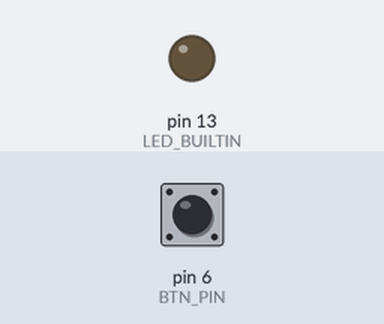
This sketch was run on a simulated Arduino Mega 2560, built with avr-gcc and run on an emulated ATmega2560. Shown: output pins drawn as LEDs (lit = HIGH). The test bench sets the inputs (shaded band); at power-on: pin 6 (BTN_PIN) LOW.

Above: at 1.2 s.
1.3 s: pin 6 (BTN_PIN) pulled HIGH for 0.15 s
Timing chart, 0 to 4.3 s (numbered marks = the images above; inputs shaded):
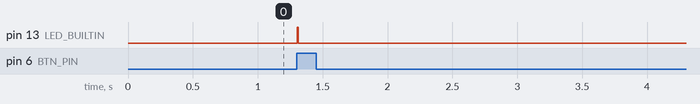

Measured:
- after the input at 1.3 s, pin 13 (LED_BUILTIN): LOW → HIGH at once, → LOW 0.01 s later

The sketch:

clock2midi.ino
```cpp
#include <Bounce.h>

/* MIDI CONSTANTS */
#define MIDI_BAUD 31250
#define MIDI_CLOCKS_PER_BEAT 24
#define MIDI_MSG_START 0xFA
#define MIDI_MSG_CONTINUE 0xFB
#define MIDI_MSG_STOP 0xFC
#define MIDI_MSG_CLOCK 0xF8

/* PIN CONFIGS */
#define MIDI Serial1
#define CLOCK_IN_PIN 5
#define BTN_PIN 6
#define DEBOUNCE_TIME_MS 5
Bounce btn = Bounce(BTN_PIN, DEBOUNCE_TIME_MS);

//#define DEBUG 1

/* STATE */
// is the output disabled by the toggle button
#define STATE_DISABLED 0
#define STATE_ENABLING 2
#define STATE_ENABLED 1
volatile size_t state = STATE_DISABLED;
// is the clock input sending pulses
volatile bool triggering = false;
// how many clocks do we have left to send this beat
size_t ticksRemaining;

void setup()
{
  MIDI.begin(MIDI_BAUD);
#ifdef DEBUG
  Serial.begin(115200);
#endif

  pinMode(LED_BUILTIN, OUTPUT);
  pinMode(BTN_PIN, INPUT);
  pinMode(CLOCK_IN_PIN, INPUT);

  noInterrupts();
  configureTimer1();
  configureTimer3();
  // Turn on interrupt for clock signal
  attachInterrupt(digitalPinToInterrupt(CLOCK_IN_PIN), onClock, RISING);
  interrupts();
}

void loop()
{
  btn.update();
  if (btn.risingEdge())
  {
    switch (state)
    {
      case STATE_DISABLED:
        // request to turn on on the next clock
        state = STATE_ENABLING;
        // turn the LED on to indicate something changed
        ledOn();
        break;
      case STATE_ENABLING:
        // cancel enabling
        state = STATE_DISABLED;
        ledOff();
        break;
      case STATE_ENABLED:
        // stop immediately
        state = STATE_DISABLED;
        midiStop();
        ledOff();
        break;
    }
  }

#ifdef DEBUG
  Serial.print(TCNT1);
  Serial.print("\t");
  Serial.print(TCNT3);
  Serial.print("\t");
  Serial.print(triggering ? 5000 : 0);
  Serial.print("\t");
  Serial.print(state * 3000);
  Serial.print("\t");
  Serial.println(state == STATE_ENABLED ? ticksRemaining * 1000 : 0);
  delay(10);
#endif
}

// When a clock signal comes in, check the status of timer1,
// set timer3 to that time / MIDI_CLOCKS_PER_BEAT,
// trigger any outstanding timers (if early), reset timer1
void onClock()
{
  noInterrupts();

  // if requested to turn on, turn on
  // and send a start message first
  if (state == STATE_ENABLING)
  {
    state = STATE_ENABLED;
    midiStart();
  }

  if (triggering)
  {
    // set T3 compare A to 1/24th of the time T1 reads
    OCR3A = convertTimer1toTimer3(TCNT1);
  }

  // restart timers
  TCNT1 = 0;
  TCNT3 = 0;

  if (triggering)
  {
    // flush any remaining clocks.
    // This is relatively safe to do in
    // an interrupt because it will take
    // at most 256us, and the minimum
    // timer interval is ~1.5ms.
    // still, since we have no control
    // over the external clock, we turn
    // interrupts off until we're done.
    while (ticksRemaining > 0)
      tick();
  }

  restartTicks();

  // tick(); // go ahead and do the first tick immediately
  // blink the LED. It will blink off on the first T3 interval
  if (state == STATE_ENABLED)
    ledOn();

  triggering = true;
  interrupts();
}

// When Timer3 triggers, output MIDI message (if less than MIDI_CLOCKS_PER_BEAT)
ISR(TIMER3_COMPA_vect)
{
  tick();
  ledOff(); // turn off the LED if on from clock interrupt
}

// When Timer1 overflows, disable output
ISR(TIMER1_OVF_vect)
{
  triggering = false;
  restartTicks();
}

// Timer3 is 1024/64 = 16x faster than Timer1.
// 1 cycle of Timer1 is 1 beat, and we need 24
// clock pulses per beat, so we then need to divide
// by 24. Ultimately then we just need to divide the
// counter by 24/(1024/64) = 1.5.
// The 24 factor for MIDI is very annoying. 16
// or 32 would have been very easy, but here
// division by a factor of 3 requires floating
// point math. Still, dividing a uint16_t by 1.5
// seems to take around 16us, so we'll just do
// it in an interrupt.
inline uint16_t convertTimer1toTimer3(uint16_t t1)
{
  return t1 / MIDI_CLOCKS_PER_BEAT * (1024 / 64);
}

inline void ledOn()
{
  digitalWrite(LED_BUILTIN, HIGH);
}

inline void ledOff()
{
  digitalWrite(LED_BUILTIN, LOW);
}

inline void midiStart()
{
  MIDI.write(MIDI_MSG_START);
}

inline void midiStop()
{
  MIDI.write(MIDI_MSG_STOP);
}

inline void midiClock()
{
  MIDI.write(MIDI_MSG_CLOCK);
}

inline void restartTicks()
{
  ticksRemaining = MIDI_CLOCKS_PER_BEAT;
}

inline void tick()
{
  if (!triggering)
    return;

  if (ticksRemaining > 0)
  {
    ticksRemaining--;
    if (state == STATE_ENABLED)
      midiClock();
  }
}

inline void configureTimer1()
{
  // Run Timer1 in normal mode, with a presaler of 1024.
  // Use overflow interrupt, disable compare matching.
  // TCCR1A = COM1A1 COM3A0 COM1B1 COM1B0 COM1C1 COM1C0 WGM11  WGM10
  // TCCR1B =  ICNC1  ICES1   -     WGM13  WGM12   CS12  CS11   CS10
  // TIMSK1 =   –       –    ICIE1    –   OCIE1C OCIE1B OCIE1A TOIE1
  // Clear registers
  TCCR1A = 0;
  TCCR1B = 0;
  // disconnect compares
  // COM1A1/COM1B1/COM1C1 = 0
  // COM1A0/COM1B0/COM1C0 = 0
  // Mode 0 (normal)
  // WGM13=0,WGM12=0,WGM11=0,WGM10=0
  // Prescaler 1024: CS12=1, CS11=0, CS10=1
  TCCR1A |= (0 << COM1A1) | (0 << COM3A0) | (0 << WGM11) | (0 << WGM10);
  TCCR1B |= (0 << WGM13) | (0 << WGM12) | (1 << CS12) | (0 << CS11) | (1 << CS10);

  TCNT1 = 0;              // reset counter
  TIMSK1 |= (1 << TOIE1); // Turn overflow interrupt on
}

inline void configureTimer3()
{
  // Run Timer3 in CTC mode
  // with a prescaler of 64.
  // Top is OCR3A. On top interrupt, send msg.
  // TCCR3A = COM3A1 COM3A0 COM3B1 COM3B0 COM3C1 COM3C0 WGM31  WGM30
  // TCCR3B =  ICNC3  ICES3   -     WGM33  WGM32   CS32  CS31   CS30
  // TIMSK3 =   –       –    ICIE3    –   OCIE3C OCIE3B OCIE3A TOIE3
  // Clear registers
  TCCR3A = 0;
  TCCR3B = 0;
  // Compare A
  OCR3A = F_CPU / 64 /*prescaler*/ / (MIDI_CLOCKS_PER_BEAT * 2 /*Hz, ie 120 BPM*/);

  // Compare A on, B and C disconnected.
  // COMnA1/COMnB1/COMnC1 = 0
  // COMnA0/COMnB0/COMnC0 = 1
  // WGM13:0 = 8, 9, 10, or 11
  // Mode4: WGM33=0,WGM32=1,WGM31=0,WGM30=0
  // CTC, Top=OCRnA
  // Pre-scaler 64: CS32=0,CS31=1,CS30=1
  TCCR3A |= (0 << COM3A1) | (1 << COM3A0) | (0 << WGM31) | (0 << WGM30);
  TCCR3B |= (0 << WGM33) | (1 << WGM32) | (0 << CS32) | (1 << CS31) | (1 << CS30);

  TCNT3 = 0;               // reset counter to trigger on the next tick
  TIMSK3 |= (1 << OCIE3A); // Turn compare A interrupt on
}
```
